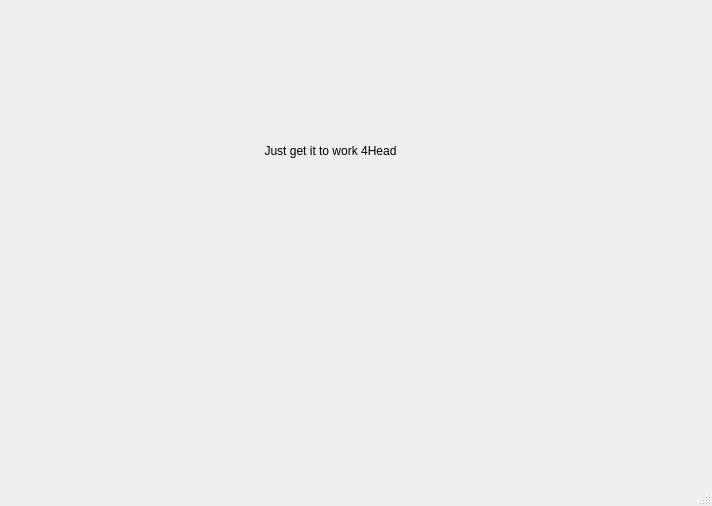
<?xml version="1.0" encoding="UTF-8"?>
<ui version="4.0">
 <class>MainWindow</class>
 <widget class="QMainWindow" name="MainWindow">
  <property name="geometry">
   <rect>
    <x>0</x>
    <y>0</y>
    <width>712</width>
    <height>506</height>
   </rect>
  </property>
  <property name="windowTitle">
   <string>MainWindow</string>
  </property>
  <widget class="QWidget" name="centralwidget">
   <widget class="QLabel" name="label">
    <property name="geometry">
     <rect>
      <x>220</x>
      <y>100</y>
      <width>221</width>
      <height>101</height>
     </rect>
    </property>
    <property name="text">
     <string>Just get it to work 4Head</string>
    </property>
    <property name="alignment">
     <set>Qt::AlignCenter</set>
    </property>
   </widget>
  </widget>
  <widget class="QMenuBar" name="menubar">
   <property name="geometry">
    <rect>
     <x>0</x>
     <y>0</y>
     <width>712</width>
     <height>21</height>
    </rect>
   </property>
  </widget>
  <widget class="QStatusBar" name="statusbar"/>
 </widget>
 <resources/>
 <connections/>
</ui>
